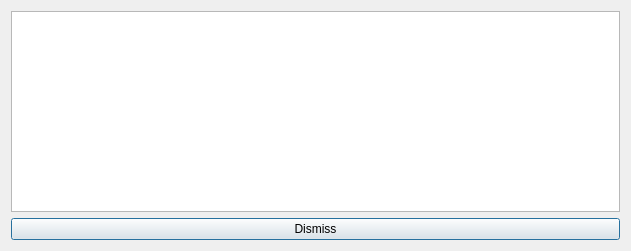
<?xml version="1.0" encoding="UTF-8"?>
<ui version="4.0">
 <author>Ph. Faist</author>
 <class>KLFProgErr</class>
 <widget class="QDialog" name="KLFProgErr">
  <property name="geometry">
   <rect>
    <x>0</x>
    <y>0</y>
    <width>631</width>
    <height>251</height>
   </rect>
  </property>
  <property name="windowTitle">
   <string>Program Output</string>
  </property>
  <property name="windowIcon">
   <iconset resource="../klfres.qrc">
    <normaloff>:/pics/klatexformula-128.png</normaloff>:/pics/klatexformula-128.png</iconset>
  </property>
  <layout class="QVBoxLayout" name="lyt_KLFProgErr">
   <item>
    <widget class="QTextBrowser" name="txtError">
     <property name="frameShape">
      <enum>QFrame::StyledPanel</enum>
     </property>
     <property name="frameShadow">
      <enum>QFrame::Sunken</enum>
     </property>
     <property name="tabChangesFocus">
      <bool>true</bool>
     </property>
     <property name="documentTitle">
      <string notr="true"/>
     </property>
    </widget>
   </item>
   <item>
    <widget class="QPushButton" name="btnClose">
     <property name="toolTip">
      <string>Close dialog</string>
     </property>
     <property name="whatsThis">
      <string>Close dialog</string>
     </property>
     <property name="text">
      <string>Dismiss</string>
     </property>
     <property name="icon">
      <iconset resource="../klftoolsres.qrc">
       <normaloff>:/pics/closehide.png</normaloff>:/pics/closehide.png</iconset>
     </property>
     <property name="default">
      <bool>true</bool>
     </property>
    </widget>
   </item>
  </layout>
 </widget>
 <layoutdefault spacing="6" margin="11"/>
 <resources>
  <include location="../klfres.qrc"/>
  <include location="../klftoolsres.qrc"/>
 </resources>
 <connections>
  <connection>
   <sender>btnClose</sender>
   <signal>clicked()</signal>
   <receiver>KLFProgErr</receiver>
   <slot>accept()</slot>
   <hints>
    <hint type="sourcelabel">
     <x>24</x>
     <y>404</y>
    </hint>
    <hint type="destinationlabel">
     <x>20</x>
     <y>20</y>
    </hint>
   </hints>
  </connection>
 </connections>
</ui>
